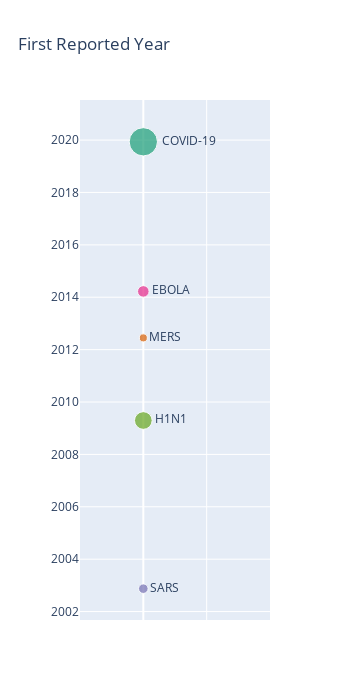

Notebook source saved alongside this figure:
### Markdown cell above
## Timeline

### Code cell
fig = px.scatter(df, y='First Reported Date', 
                 size=df['Confirmed']**0.3, color='Epidemic', 
                 hover_name='Epidemic', text='Epidemic', title='First Reported Year', 
                 width=350, height=700, range_x=[-0.1, 0.2],
                 color_discrete_sequence = px.colors.qualitative.Dark2)
fig.update_traces(textposition='middle right')
fig.update_xaxes(showticklabels=False)
fig.update_layout(showlegend=False, xaxis_title="", yaxis_title="")
fig.show()

### Figure 1 — Plotly figure (JSON) as saved in the notebook; plotly's stock layout.template omitted (floating-point values rounded to 4 significant figures)
{"data": [{"hoverlabel": {"namelength": 0}, "hovertemplate": "<b>%{hovertext}</b><br><br>Epidemic=%{text}<br>First Reported Date=%{y}<br>size=%{marker.size}", "hovertext": ["COVID-19"], "legendgroup": "COVID-19", "marker": {"color": "rgb(27,158,119)", "size": [130.5], "sizemode": "area", "sizeref": 0.3262, "symbol": "circle"}, "mode": "markers+text", "name": "COVID-19", "showlegend": true, "text": ["COVID-19"], "textposition": "middle right", "type": "scatter", "xaxis": "x", "y": ["2019-12-08T00:00:00"], "yaxis": "y"}, {"hoverlabel": {"namelength": 0}, "hovertemplate": "<b>%{hovertext}</b><br><br>Epidemic=%{text}<br>First Reported Date=%{y}<br>size=%{marker.size}", "hovertext": ["MERS"], "legendgroup": "MERS", "marker": {"color": "rgb(217,95,2)", "size": [10.48], "sizemode": "area", "sizeref": 0.3262, "symbol": "circle"}, "mode": "markers+text", "name": "MERS", "showlegend": true, "text": ["MERS"], "textposition": "middle right", "type": "scatter", "xaxis": "x", "y": ["2012-06-13T00:00:00"], "yaxis": "y"}, {"hoverlabel": {"namelength": 0}, "hovertemplate": "<b>%{hovertext}</b><br><br>Epidemic=%{text}<br>First Reported Date=%{y}<br>size=%{marker.size}", "hovertext": ["SARS"], "legendgroup": "SARS", "marker": {"color": "rgb(117,112,179)", "size": [14.88], "sizemode": "area", "sizeref": 0.3262, "symbol": "circle"}, "mode": "markers+text", "name": "SARS", "showlegend": true, "text": ["SARS"], "textposition": "middle right", "type": "scatter", "xaxis": "x", "y": ["2002-11-16T00:00:00"], "yaxis": "y"}, {"hoverlabel": {"namelength": 0}, "hovertemplate": "<b>%{hovertext}</b><br><br>Epidemic=%{text}<br>First Reported Date=%{y}<br>size=%{marker.size}", "hovertext": ["EBOLA"], "legendgroup": "EBOLA", "marker": {"color": "rgb(231,41,138)", "size": [21.73], "sizemode": "area", "sizeref": 0.3262, "symbol": "circle"}, "mode": "markers+text", "name": "EBOLA", "showlegend": true, "text": ["EBOLA"], "textposition": "middle right", "type": "scatter", "xaxis": "x", "y": ["2014-03-23T00:00:00"], "yaxis": "y"}, {"hoverlabel": {"namelength": 0}, "hovertemplate": "<b>%{hovertext}</b><br><br>Epidemic=%{text}<br>First Reported Date=%{y}<br>size=%{marker.size}", "hovertext": ["H1N1"], "legendgroup": "H1N1", "marker": {"color": "rgb(102,166,30)", "size": [50.98], "sizemode": "area", "sizeref": 0.3262, "symbol": "circle"}, "mode": "markers+text", "name": "H1N1", "showlegend": true, "text": ["H1N1"], "textposition": "middle right", "type": "scatter", "xaxis": "x", "y": ["2009-04-18T00:00:00"], "yaxis": "y"}, {"hoverlabel": {"namelength": 0}, "hovertemplate": "<b>%{hovertext}</b><br><br>Epidemic=%{text}<br>First Reported Date=%{y}<br>size=%{marker.size}", "hovertext": ["NIPHA"], "legendgroup": "NIPHA", "marker": {"color": "rgb(230,171,2)", "size": [0], "sizemode": "area", "sizeref": 0.3262, "symbol": "circle"}, "mode": "markers+text", "name": "NIPHA", "showlegend": true, "text": ["NIPHA"], "textposition": "middle right", "type": "scatter", "xaxis": "x", "y": [null], "yaxis": "y"}, {"hoverlabel": {"namelength": 0}, "hovertemplate": "<b>%{hovertext}</b><br><br>Epidemic=%{text}<br>First Reported Date=%{y}<br>size=%{marker.size}", "hovertext": ["ZIKA"], "legendgroup": "ZIKA", "marker": {"color": "rgb(166,118,29)", "size": [0], "sizemode": "area", "sizeref": 0.3262, "symbol": "circle"}, "mode": "markers+text", "name": "ZIKA", "showlegend": true, "text": ["ZIKA"], "textposition": "middle right", "type": "scatter", "xaxis": "x", "y": [null], "yaxis": "y"}], "layout": {"height": 700, "legend": {"itemsizing": "constant", "title": {"text": "Epidemic"}, "tracegroupgap": 0}, "showlegend": false, "title": {"text": "First Reported Year"}, "width": 350, "xaxis": {"anchor": "y", "domain": [0, 1], "range": [-0.1, 0.2], "showticklabels": false, "title": {"text": ""}}, "yaxis": {"anchor": "x", "domain": [0, 1], "title": {"text": ""}}}}
